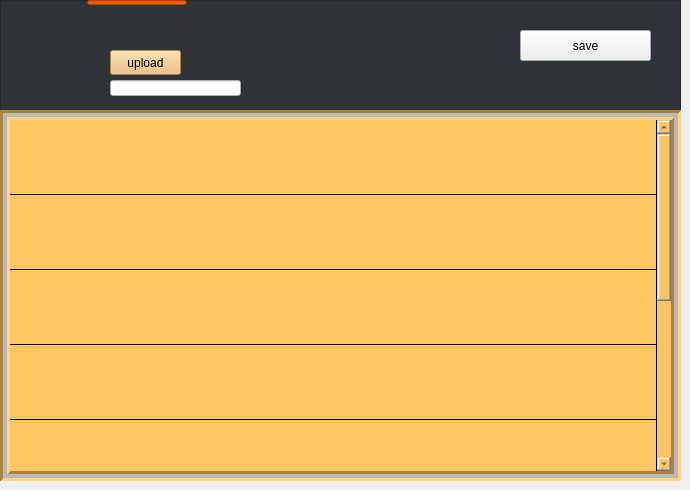
   <widget class="QWidget" name="edit_profile">
    <attribute name="title">
     <string>edit profile</string>
    </attribute>
    <widget class="QColumnView" name="columnView_3">
     <property name="geometry">
      <rect>
       <x>0</x>
       <y>0</y>
       <width>681</width>
       <height>481</height>
      </rect>
     </property>
     <property name="styleSheet">
      <string notr="true">background-color: rgb(46, 52, 54);</string>
     </property>
    </widget>
    <widget class="QLineEdit" name="lineEdit_3">
     <property name="geometry">
      <rect>
       <x>87</x>
       <y>0</y>
       <width>100</width>
       <height>5</height>
      </rect>
     </property>
     <property name="styleSheet">
      <string notr="true">background-color: rgb(255, 93, 0);</string>
     </property>
    </widget>
    <widget class="QPushButton" name="upload">
     <property name="geometry">
      <rect>
       <x>110</x>
       <y>50</y>
       <width>71</width>
       <height>25</height>
      </rect>
     </property>
     <property name="styleSheet">
      <string notr="true">background-color: rgb(233, 185, 110);</string>
     </property>
     <property name="text">
      <string>upload</string>
     </property>
    </widget>
    <widget class="QLabel" name="placeholder2">
     <property name="geometry">
      <rect>
       <x>10</x>
       <y>10</y>
       <width>91</width>
       <height>91</height>
      </rect>
     </property>
     <property name="text">
      <string/>
     </property>
     <property name="pixmap">
      <pixmap>placeholder.png</pixmap>
     </property>
     <property name="scaledContents">
      <bool>true</bool>
     </property>
    </widget>
    <widget class="QColumnView" name="columnView_4">
     <property name="geometry">
      <rect>
       <x>0</x>
       <y>110</y>
       <width>681</width>
       <height>371</height>
      </rect>
     </property>
     <property name="styleSheet">
      <string notr="true">background-color: rgb(255, 130, 59);
</string>
     </property>
    </widget>
    <widget class="QTableWidget" name="editprofile">
     <property name="enabled">
      <bool>true</bool>
     </property>
     <property name="geometry">
      <rect>
       <x>0</x>
       <y>110</y>
       <width>681</width>
       <height>371</height>
      </rect>
     </property>
     <property name="sizePolicy">
      <sizepolicy hsizetype="Fixed" vsizetype="Fixed">
       <horstretch>0</horstretch>
       <verstretch>0</verstretch>
      </sizepolicy>
     </property>
     <property name="styleSheet">
      <string notr="true">background-color: rgb(255, 197, 98);
color: rgb(46, 52, 54);
gridline-color: rgb(0, 0, 0);
;
selection-color: rgb(255, 130, 59);</string>
     </property>
     <property name="frameShape">
      <enum>QFrame::Box</enum>
     </property>
     <property name="lineWidth">
      <number>3</number>
     </property>
     <property name="midLineWidth">
      <number>4</number>
     </property>
     <property name="verticalScrollBarPolicy">
      <enum>Qt::ScrollBarAlwaysOn</enum>
     </property>
     <property name="horizontalScrollBarPolicy">
      <enum>Qt::ScrollBarAsNeeded</enum>
     </property>
     <property name="sizeAdjustPolicy">
      <enum>QAbstractScrollArea::AdjustToContents</enum>
     </property>
     <property name="autoScroll">
      <bool>false</bool>
     </property>
     <property name="autoScrollMargin">
      <number>9</number>
     </property>
     <property name="tabKeyNavigation">
      <bool>true</bool>
     </property>
     <property name="showDropIndicator" stdset="0">
      <bool>false</bool>
     </property>
     <property name="dragDropOverwriteMode">
      <bool>false</bool>
     </property>
     <property name="alternatingRowColors">
      <bool>false</bool>
     </property>
     <property name="selectionMode">
      <enum>QAbstractItemView::NoSelection</enum>
     </property>
     <property name="selectionBehavior">
      <enum>QAbstractItemView::SelectColumns</enum>
     </property>
     <property name="verticalScrollMode">
      <enum>QAbstractItemView::ScrollPerPixel</enum>
     </property>
     <property name="horizontalScrollMode">
      <enum>QAbstractItemView::ScrollPerPixel</enum>
     </property>
     <property name="showGrid">
      <bool>true</bool>
     </property>
     <property name="sortingEnabled">
      <bool>false</bool>
     </property>
     <property name="wordWrap">
      <bool>true</bool>
     </property>
     <property name="cornerButtonEnabled">
      <bool>false</bool>
     </property>
     <property name="rowCount">
      <number>9</number>
     </property>
     <property name="columnCount">
      <number>1</number>
     </property>
     <attribute name="horizontalHeaderVisible">
      <bool>false</bool>
     </attribute>
     <attribute name="horizontalHeaderCascadingSectionResizes">
      <bool>false</bool>
     </attribute>
     <attribute name="horizontalHeaderMinimumSectionSize">
      <number>100</number>
     </attribute>
     <attribute name="horizontalHeaderHighlightSections">
      <bool>false</bool>
     </attribute>
     <attribute name="horizontalHeaderShowSortIndicator" stdset="0">
      <bool>true</bool>
     </attribute>
     <attribute name="horizontalHeaderStretchLastSection">
      <bool>true</bool>
     </attribute>
     <attribute name="verticalHeaderVisible">
      <bool>false</bool>
     </attribute>
     <attribute name="verticalHeaderCascadingSectionResizes">
      <bool>true</bool>
     </attribute>
     <attribute name="verticalHeaderMinimumSectionSize">
      <number>20</number>
     </attribute>
     <attribute name="verticalHeaderDefaultSectionSize">
      <number>75</number>
     </attribute>
     <attribute name="verticalHeaderHighlightSections">
      <bool>true</bool>
     </attribute>
     <attribute name="verticalHeaderShowSortIndicator" stdset="0">
      <bool>true</bool>
     </attribute>
     <attribute name="verticalHeaderStretchLastSection">
      <bool>true</bool>
     </attribute>
     <row>
      <property name="text">
       <string>ID</string>
      </property>
      <property name="toolTip">
       <string notr="true"/>
      </property>
      <property name="whatsThis">
       <string notr="true"/>
      </property>
      <property name="font">
       <font>
        <pointsize>17</pointsize>
        <weight>75</weight>
        <bold>true</bold>
       </font>
      </property>
     </row>
     <row>
      <property name="text">
       <string notr="true">FULL NAME</string>
      </property>
      <property name="toolTip">
       <string notr="true"/>
      </property>
      <property name="whatsThis">
       <string notr="true"/>
      </property>
      <property name="font">
       <font>
        <pointsize>15</pointsize>
        <weight>75</weight>
        <bold>true</bold>
        <stylestrategy>NoAntialias</stylestrategy>
        <kerning>true</kerning>
       </font>
      </property>
     </row>
     <row>
      <property name="text">
       <string>DEPARTMENT</string>
      </property>
      <property name="font">
       <font>
        <pointsize>15</pointsize>
        <weight>75</weight>
        <bold>true</bold>
       </font>
      </property>
     </row>
     <row>
      <property name="text">
       <string>DESIGNATION</string>
      </property>
      <property name="font">
       <font>
        <pointsize>15</pointsize>
        <weight>75</weight>
        <bold>true</bold>
       </font>
      </property>
     </row>
     <row>
      <property name="text">
       <string>EMAIL</string>
      </property>
      <property name="font">
       <font>
        <pointsize>15</pointsize>
        <weight>75</weight>
        <bold>true</bold>
       </font>
      </property>
     </row>
     <row>
      <property name="text">
       <string>ADDRESS</string>
      </property>
      <property name="font">
       <font>
        <pointsize>15</pointsize>
        <weight>75</weight>
        <bold>true</bold>
       </font>
      </property>
     </row>
     <row>
      <property name="text">
       <string>PHONE</string>
      </property>
      <property name="font">
       <font>
        <pointsize>15</pointsize>
        <weight>75</weight>
        <bold>true</bold>
       </font>
      </property>
     </row>
     <row>
      <property name="text">
       <string>WAGE</string>
      </property>
      <property name="font">
       <font>
        <pointsize>15</pointsize>
        <weight>75</weight>
        <bold>true</bold>
       </font>
      </property>
     </row>
     <row>
      <property name="text">
       <string>TASK</string>
      </property>
      <property name="font">
       <font>
        <pointsize>15</pointsize>
        <weight>75</weight>
        <bold>true</bold>
       </font>
      </property>
     </row>
     <column>
      <property name="text">
       <string/>
      </property>
     </column>
     <item row="0" column="0">
      <property name="text">
       <string/>
      </property>
      <property name="font">
       <font>
        <pointsize>17</pointsize>
       </font>
      </property>
      <property name="flags">
       <set>ItemIsSelectable</set>
      </property>
     </item>
     <item row="1" column="0">
      <property name="text">
       <string notr="true"/>
      </property>
      <property name="font">
       <font>
        <pointsize>17</pointsize>
       </font>
      </property>
      <property name="flags">
       <set>ItemIsSelectable|ItemIsEditable</set>
      </property>
     </item>
     <item row="3" column="0">
      <property name="text">
       <string/>
      </property>
      <property name="font">
       <font>
        <pointsize>17</pointsize>
       </font>
      </property>
      <property name="flags">
       <set>ItemIsSelectable|ItemIsEditable|ItemIsDropEnabled</set>
      </property>
     </item>
     <item row="4" column="0">
      <property name="text">
       <string/>
      </property>
      <property name="font">
       <font>
        <pointsize>17</pointsize>
       </font>
      </property>
      <property name="flags">
       <set>ItemIsSelectable|ItemIsEditable</set>
      </property>
     </item>
     <item row="5" column="0">
      <property name="text">
       <string/>
      </property>
      <property name="font">
       <font>
        <pointsize>17</pointsize>
       </font>
      </property>
      <property name="flags">
       <set>ItemIsSelectable|ItemIsEditable</set>
      </property>
     </item>
     <item row="6" column="0">
      <property name="text">
       <string/>
      </property>
      <property name="font">
       <font>
        <pointsize>17</pointsize>
       </font>
      </property>
      <property name="flags">
       <set>ItemIsSelectable|ItemIsEditable</set>
      </property>
     </item>
    </widget>
    <widget class="QPushButton" name="saveinfo">
     <property name="geometry">
      <rect>
       <x>520</x>
       <y>30</y>
       <width>131</width>
       <height>31</height>
      </rect>
     </property>
     <property name="text">
      <string>save</string>
     </property>
    </widget>
    <widget class="QLineEdit" name="filename">
     <property name="geometry">
      <rect>
       <x>110</x>
       <y>80</y>
       <width>131</width>
       <height>16</height>
      </rect>
     </property>
    </widget>
   </widget>
